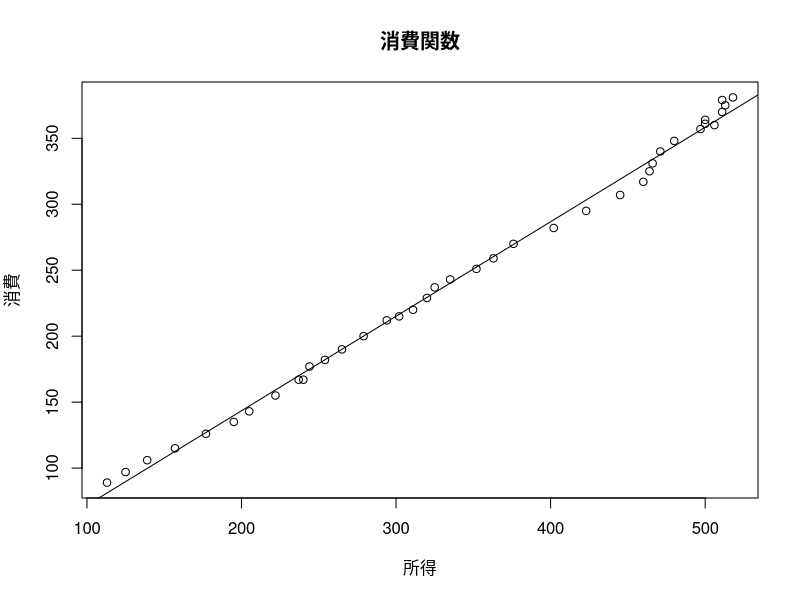

Source code (R):
data1 <- read.table("ke0301.csv",header = TRUE, sep =",")
data1
plot(data1$Y, data1$C,xlab="所得",ylab="消費",main="消費関数")
fm <- lm(C ~ Y, data = data1)
abline(fm)
summary(fm)
